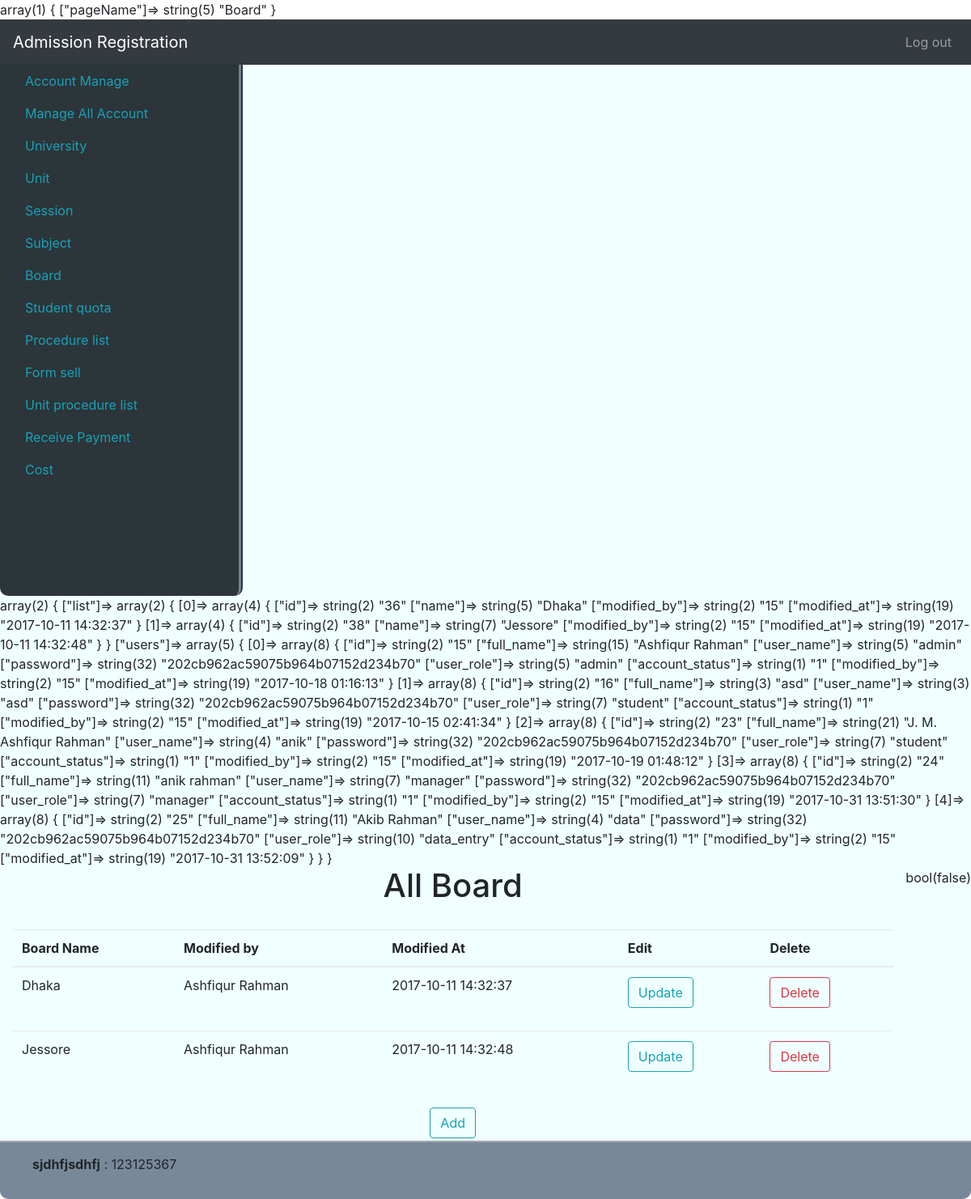
/board (signed in), run on the app's committed database.
### tables this page shows
CREATE TABLE `board` (
  `id` int(11) NOT NULL,
  `name` varchar(10) NOT NULL,
  `modified_by` int(11) NOT NULL,
  `modified_at` timestamp NOT NULL DEFAULT CURRENT_TIMESTAMP ON UPDATE CURRENT_TIMESTAMP
);

CREATE TABLE `users` (
  `id` int(11) NOT NULL,
  `full_name` varchar(256) NOT NULL,
  `user_name` varchar(20) NOT NULL,
  `password` varchar(256) NOT NULL,
  `user_role` enum('admin','manager','data_entry','student') NOT NULL,
  `account_status` tinyint(1) NOT NULL,
  `modified_by` int(11) NOT NULL,
  `modified_at` timestamp NOT NULL DEFAULT CURRENT_TIMESTAMP ON UPDATE CURRENT_TIMESTAMP
);

### system/libs/Load.php (called while the page is built, shortened)
<?php
class Load
{
    public function view($fileName, $data = false)
    {
        var_dump($data);
    include 'app/views/'.$fileName.'.php';
    }
    public function model($modelName){
        return new $modelName();
    }
}

### app/controllers/Board.php (called while the page is built, shortened)
<?php
class Board extends MainController{
    public function index(){
        self::board();
    }
    public function board(){
        $pageName=['pageName' => 'Board'];
        $this->load->view('partials/header', $pageName);
        $simpleModel = $this->load->model('SimpleModel');
        $table['list']  = $simpleModel->getAll('board');
        $table['users'] = $simpleModel->getAll('users');
        $this->load->view('admin/board', $table );
        $this->load->view('partials/footer');
    }
}

### index.php (called while the page is built, shortened)
<?php
$mail = new Main();

### system/libs/Database.php (called while the page is built, shortened)
<?php
class Database extends PDO {
    public function select($sql, $data = array(), $fetchStyle = PDO::FETCH_ASSOC){
        $stmt = $this->prepare($sql);
        $stmt->execute();
        return $stmt->fetchAll($fetchStyle);
    }
}

### app/models/SimpleModel.php (called while the page is built, shortened)
<?php
class SimpleModel extends MainModel {
    public function getAll($table, $cond = false){
        if($cond){
            $sql = "SELECT * FROM $table WHERE $cond";
        }else{
            $sql = "SELECT * FROM $table";
        }
        return $this->db->select($sql);
    }
}

### system/libs/MainController.php (called while the page is built, shortened)
<?php
class MainController
{
    public function __construct()
    {
        $this->load = new Load();
    }
}

### system/libs/MainModel.php (called while the page is built, shortened)
<?php
class MainModel{
    public function __construct(){
        $dsn = 'mysql:dbname=se_addmission; host=localhost';
        $user = 'root';
        $pass = '';
        $this->db = new Database($dsn,$user,$pass);
    }
}

### app/views/admin/board.php (the view, shortened to what this page needs)
<div class="col">
    <h1 style="text-align: center">All Board</h1>
    <div class="table-responsive">
        <br />
         <table id="board_data" class="table">
             <thead>
                 <tr>
                     <th >Board Name</th>
                     <th >Modified by</th>
                     <th >Modified At</th>
                     <th >Edit</th>
                     <th >Delete</th>
                 </tr>
             </thead>
             <tbody>
             <?php foreach ($data['list'] as $key => $value){?>
                 <tr>
                     <td> <span><?php echo $value['name'];?></span></td>
                     <td>
                        <?php
                        foreach ($data['users'] as $k => $v) {
                            if ($v['id'] == $value['modified_by']) {
                                echo $v['full_name'];
                            }
                        }
                        ?>
                     </td>
                     <td><?php echo $value['modified_at'];?></td>
                     <td>
                         <button type="button" name="update" value="<?php echo $value['id']?>" class="btn btn-outline-info my-2 my-sm-0" onclick="btnupdate(this);" >Update</button>
                     </td>
                     <td>
                         <form action="<?php echo BASE_URL?>/Board/delete" method="post">
                             <button type="submit" name="delete" value="<?php echo $value['id']?>" class="btn btn-outline-danger my-2 my-sm-0" onclick="return confirm('Do u really wanna delete')">Delete</button>
                         </form>
                     </td>
                 </tr>
             <?php }?>
             </tbody>
         </table>
    </div>
    <div>
        <center><button type="button" id="add_button" data-toggle="modal" data-target="#dataModal" class="btn btn-outline-info my-2 my-sm-0" onclick="btnAdd(this);">Add</button></center>
    </div>
</div>

### data on the page
board: name "Dhaka", modified_at "2017-10-11 14:32:37", $value['id'] 36 (drawn)
users: full_name "Ashfiqur Rahman"
board: name "Jessore", modified_at "2017-10-11 14:32:48", $value['id'] 38 (drawn)
